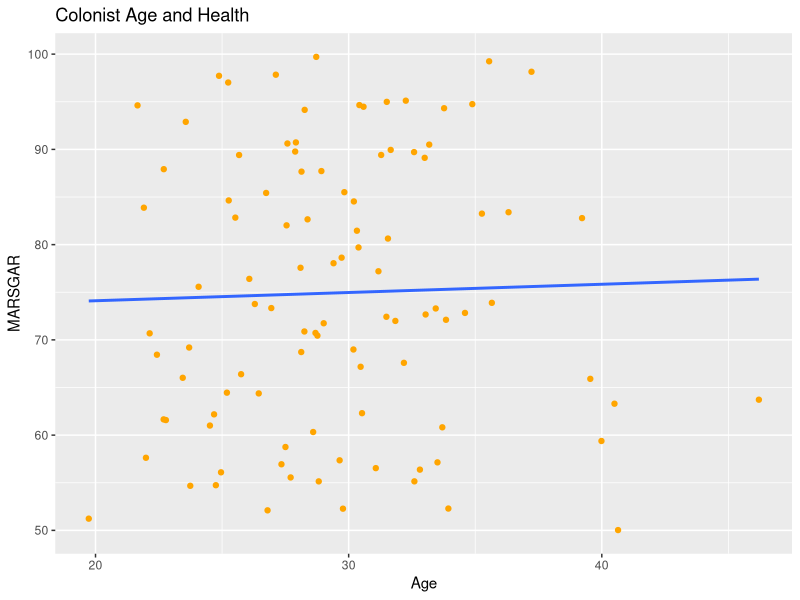
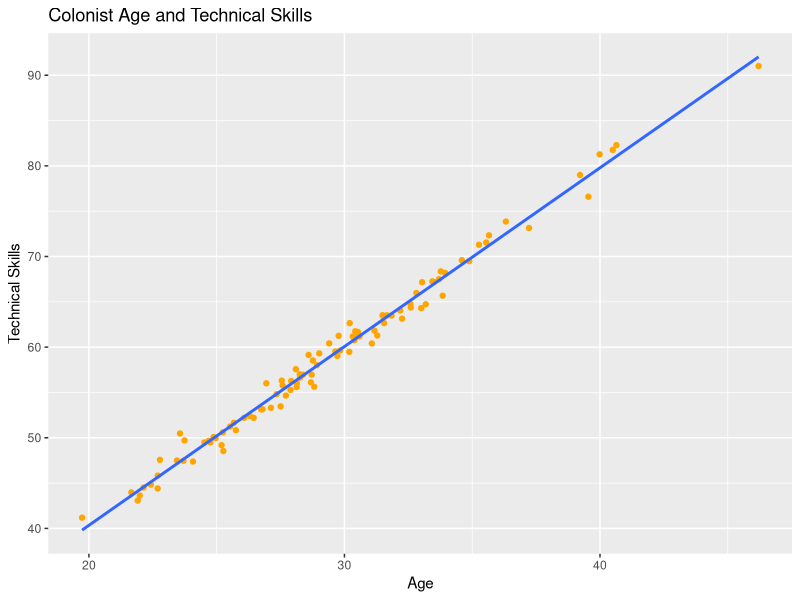
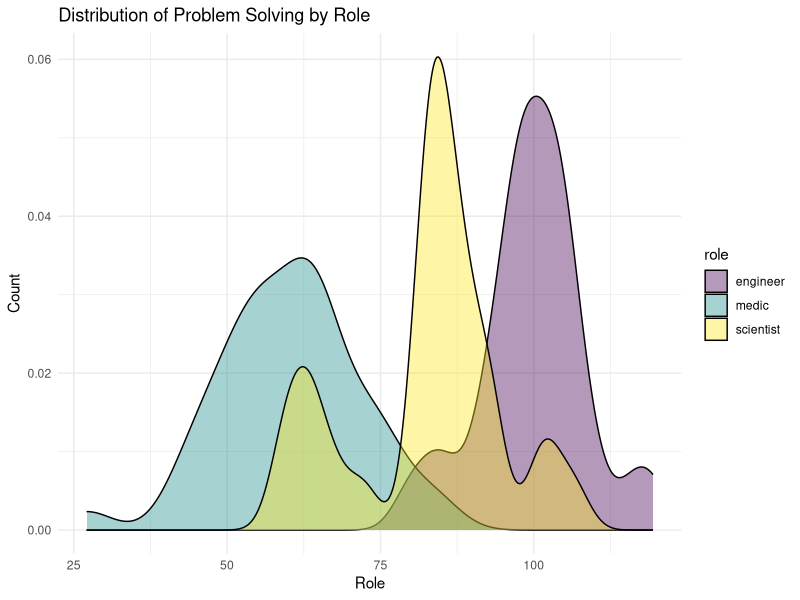

These figures' R source, in order:
## ---- chunk 1
library(tidyverse)
library(tidyverse) 

if (!require("ggplot2")) install.packages("ggplot2")
library(ggplot2)

if (!require("MASS")) install.packages("MASS")
library(MASS)

if (!require("tidyverse")) install.packages("tidyverse")
## ---- chunk 2

set.seed(123)

age <- rnorm(100, mean = 30, sd = 5)

df_colonists <- data.frame(
  id = 1:100, 
  age = age <- rnorm(100, mean = 30, sd = 5)
) 

roleD <- sample(c("engineer", "scientist", "medic"),
    replace = TRUE, 
    size = 100, prob = c(1,1,1)
)

set.seed(123)

df_colonists$marsgar <- runif(100, min = 50, max = 100)

ggplot(df_colonists, aes(x = age, y = marsgar)) + 
  geom_point(colour = "orange") +
  geom_smooth(method = "lm", se = FALSE) +
  labs(
    title = "Colonist Age and Health",
    x = "Age",
    y = "MARSGAR"
  )
## ---- chunk 3

set.seed(1235)

df_colonists$technical_skills <- 2 * df_colonists$age + rnorm(100, mean = 0, sd = 1)

ggplot(df_colonists, aes(x = age, y = technical_skills)) + 
  geom_point(colour = "orange") +
  geom_smooth(method = "lm", se = FALSE) +
  labs(
    title = "Colonist Age and Technical Skills",
    x = "Age",
    y = "Technical Skills"
  )

set.seed(1235)

df_colonists$role <- sample(c("engineer", "scientist", "medic"),
    replace = TRUE, 
    size = 100, prob = c(1,1,1)
)

df_colonists$problem_solving[df_colonists$role == "engineer"] <- rnorm(sum(df_colonists$role == "engineer"), mean = 100, sd = 10)

df_colonists$problem_solving[df_colonists$role == "scientist"] <- rnorm(sum(df_colonists$role == "scientist"), mean = 80, sd = 10)

df_colonists$problem_solving[df_colonists$role == "medic"] <- rnorm(sum(df_colonists$role == "medic"), mean = 60, sd = 10)

ggplot(df_colonists, aes(x = problem_solving, fill = role)) +
  geom_density(alpha = .4) +
  labs(title = "Distribution of Problem Solving by Role", x = "Role", y = "Count") +
  scale_fill_viridis_d() + 
  theme_minimal()
